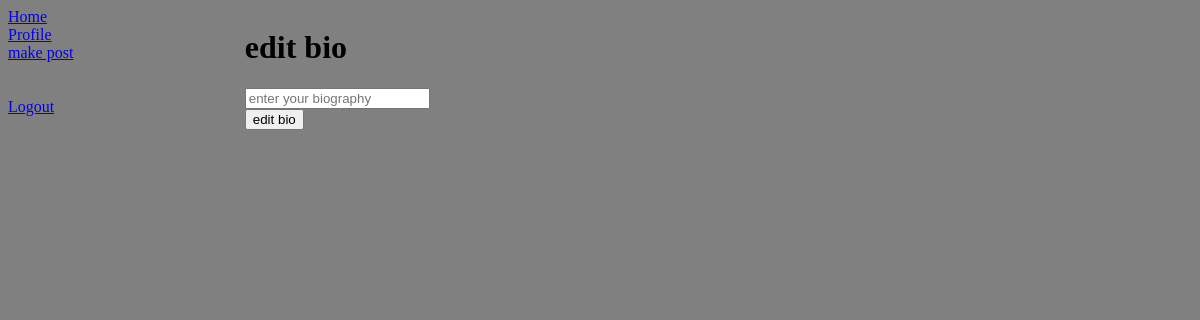
The page /editbio (signed in) on the database as committed earlier.
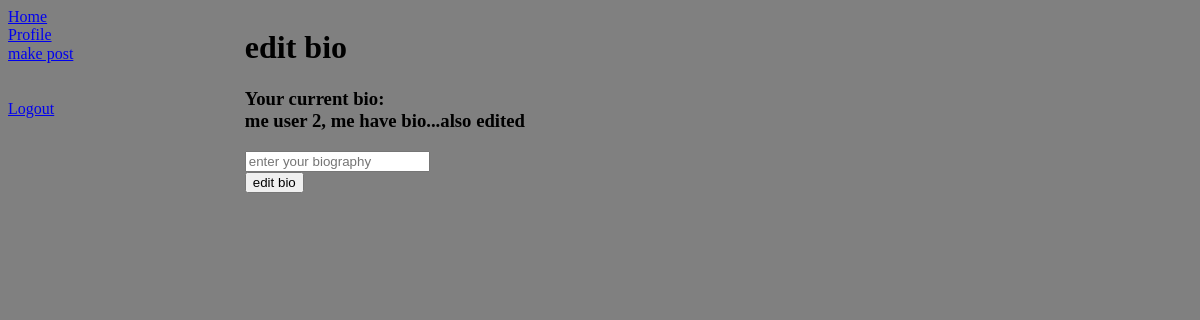
The same page on the database as committed later.
### project/models.py (models this page shows)
class User(UserMixin, db.Model):
	id = db.Column(db.Integer, primary_key=True) # primary keys are required by SQLAlchemy
	email = db.Column(db.String(100), unique=True)
	password = db.Column(db.String(100))
	username = db.Column(db.String(1000))
	biography = db.Column(db.String(1000))

### project/auth.py (the view)
@auth.route('/editbio')
def editbio():
	return render_template('editbio.html', bio=current_user.biography)

### project/__init__.py (called while the page is built)
def create_app():
	app = Flask(__name__)
	app.config['SECRET_KEY'] = 'secret-key-goes-here'
	app.config['SQLALCHEMY_DATABASE_URI'] = 'sqlite:///db.sqlite'
	app.config['SQLALCHEMY_TRACK_MODIFICATIONS'] = False
	db.init_app(app)
	login_manager = LoginManager()
	login_manager.login_view = 'auth.login'
	login_manager.init_app(app)
	from .models import User
	@login_manager.user_loader
	def load_user(user_id):
			return User.query.get(int(user_id))
	from .auth import auth as auth_blueprint
	app.register_blueprint(auth_blueprint)
	from .main import main as main_blueprint
	app.register_blueprint(main_blueprint)
	return app

### project/templates/editbio.html (shortened to what this page needs)
{% extends "base.html" %}
{% block content %}
<div class="column is-4 is-offset-4">
    <h1 class="title">edit bio</h1>
    <div class="box">
		<h3>
			{% if bio is none %}
			{% else %}
				Your current bio: <br>
				{{ bio }}
				<br>
			{% endif %}
		</h3>
	    <form method="POST" action="/editbio">
	        <div class="field">
	            <div class="control">
	                <input class="input is-large" type="text" name="newbio" placeholder="enter your biography" autofocus="">
	            </div>
	        </div>
	        <button class="button is-block is-info is-large is-fullwidth">edit bio</button>
	    </form>
    </div>
</div>
{% endblock %}

Rows that differ between the two databases and show on the page:
now on this page (row edited): User: biography "me user 2, me have bio...also edited"
Other text that changed with them:
text now shown: "Your current bio:"
